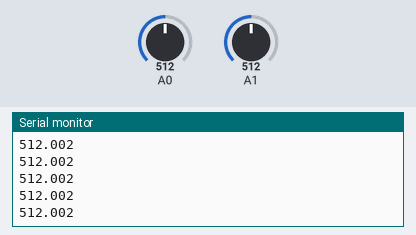
Recording of a sketch running on a simulated Arduino Uno, built with avr-gcc and run on an emulated ATmega328P. Shown: the last lines printed to the serial monitor. Inputs (shaded band) come from the test bench; at power-on: A1 = 512, A0 = 512.

Above: at 1.2 s.
1.3 s: A1 set to 716
At 2.3 s:
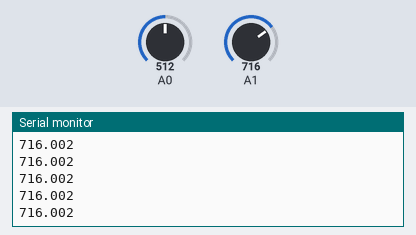
2.8 s: A0 set to 246
At 3.7 s:
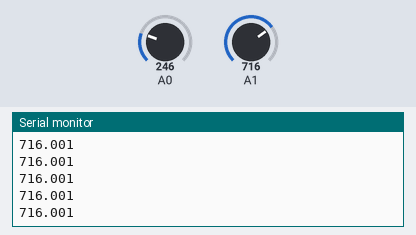
4.3 s: A1 set to 778
At 5.1 s:
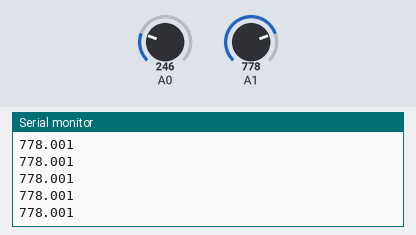
5.8 s: A0 set to 266
At 6.5 s:
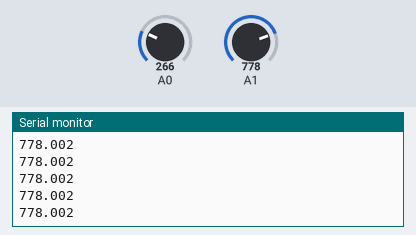
Timing chart, 0 to 8.3 s (numbered marks = the images above; inputs shaded):
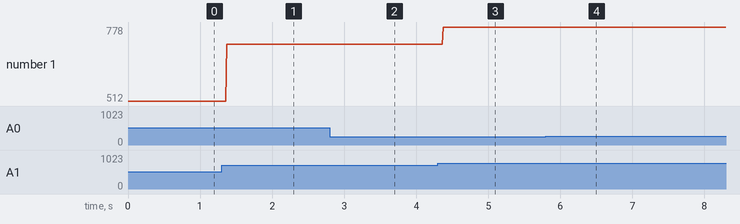

The sketch:

Remote.ino
```cpp
#include <SoftwareSerial.h>
//Remote

SoftwareSerial HC12(10, 11); // HC-12 TX Pin, HC-12 RX Pin
double xval, yval;
int sendVal;

void setup() {
  Serial.begin(9600);             // Serial port to computer
  HC12.begin(9600);               // Serial port to HC12
}
void loop() {
  xval = analogRead(A0);
  yval = analogRead(A1);

  if (xval > 768){
    sendVal = 0;
  } else if (xval < 256) {
    sendVal = 1;
  } else {
    sendVal = 2;
  }

  HC12.write(sendVal);

  Serial.print(yval); Serial.println(sendVal);
}
```

Measured:
- after the input at 1.3 s, the serial monitor: prints a new line after 0.07 s (image 1)
- after the input at 2.8 s, the serial monitor: prints a new line after 0.08 s (image 2)
- after the input at 4.3 s, the serial monitor: prints a new line after 0.07 s (image 3)
- after the input at 5.8 s, the serial monitor: prints a new line after 0.07 s (image 4)
- plotted number 1: 512 → 716 after the input at 1.3 s, 716 → 716 after the input at 2.8 s, 716 → 778 after the input at 4.3 s
